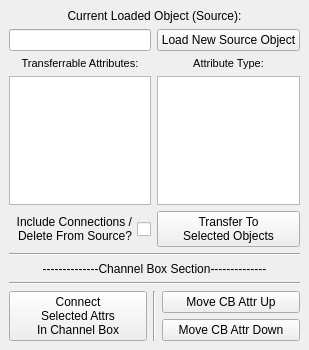
<?xml version="1.0" encoding="UTF-8"?>
<ui version="4.0">
 <class>MainWindow</class>
 <widget class="QMainWindow" name="MainWindow">
  <property name="geometry">
   <rect>
    <x>0</x>
    <y>0</y>
    <width>277</width>
    <height>350</height>
   </rect>
  </property>
  <property name="windowTitle">
   <string>COTU Attr Transfer</string>
  </property>
  <widget class="QWidget" name="centralwidget">
   <layout class="QGridLayout" name="gridLayout">
    <item row="0" column="0" colspan="2">
     <widget class="QLabel" name="label_2">
      <property name="text">
       <string>Current Loaded Object (Source):</string>
      </property>
      <property name="textFormat">
       <enum>Qt::PlainText</enum>
      </property>
      <property name="alignment">
       <set>Qt::AlignCenter</set>
      </property>
     </widget>
    </item>
    <item row="1" column="0">
     <widget class="QLineEdit" name="curSource_lineEdit"/>
    </item>
    <item row="1" column="1">
     <widget class="QPushButton" name="newSource_pushButton">
      <property name="text">
       <string>Load New Source Object</string>
      </property>
     </widget>
    </item>
    <item row="2" column="0">
     <widget class="QLabel" name="label">
      <property name="font">
       <font>
        <pointsize>8</pointsize>
       </font>
      </property>
      <property name="text">
       <string>Transferrable Attributes:</string>
      </property>
      <property name="alignment">
       <set>Qt::AlignCenter</set>
      </property>
     </widget>
    </item>
    <item row="2" column="1">
     <widget class="QLabel" name="label_3">
      <property name="font">
       <font>
        <pointsize>8</pointsize>
       </font>
      </property>
      <property name="text">
       <string>Attribute Type:</string>
      </property>
      <property name="alignment">
       <set>Qt::AlignCenter</set>
      </property>
     </widget>
    </item>
    <item row="3" column="0">
     <widget class="QListWidget" name="attrs_listWidget">
      <property name="toolTip">
       <string>Select specific attributes to transfer, or select nothing to transfer all attributes (default).</string>
      </property>
      <property name="selectionMode">
       <enum>QAbstractItemView::ExtendedSelection</enum>
      </property>
      <property name="sortingEnabled">
       <bool>false</bool>
      </property>
     </widget>
    </item>
    <item row="3" column="1">
     <widget class="QListWidget" name="type_listWidget">
      <property name="focusPolicy">
       <enum>Qt::NoFocus</enum>
      </property>
      <property name="selectionMode">
       <enum>QAbstractItemView::NoSelection</enum>
      </property>
      <property name="sortingEnabled">
       <bool>false</bool>
      </property>
     </widget>
    </item>
    <item row="4" column="0">
     <widget class="QCheckBox" name="delete_checkBox">
      <property name="cursor">
       <cursorShape>ArrowCursor</cursorShape>
      </property>
      <property name="toolTip">
       <string>After transfer, deletes attributes from the source. This will redirect the connections to the newly created attributes.</string>
      </property>
      <property name="statusTip">
       <string/>
      </property>
      <property name="whatsThis">
       <string/>
      </property>
      <property name="layoutDirection">
       <enum>Qt::RightToLeft</enum>
      </property>
      <property name="text">
       <string>Include Connections /
Delete From Source?</string>
      </property>
      <property name="checked">
       <bool>false</bool>
      </property>
     </widget>
    </item>
    <item row="4" column="1">
     <widget class="QPushButton" name="transferAttrs_pushButton">
      <property name="toolTip">
       <string>This will transfer the selected attributes to the selected objects. Selecting multiple objects will create the attributes on all of them.</string>
      </property>
      <property name="text">
       <string>Transfer To 
Selected Objects</string>
      </property>
     </widget>
    </item>
    <item row="5" column="0" colspan="2">
     <widget class="Line" name="line">
      <property name="orientation">
       <enum>Qt::Horizontal</enum>
      </property>
     </widget>
    </item>
    <item row="6" column="0" colspan="2">
     <widget class="QLabel" name="label_4">
      <property name="text">
       <string>--------------Channel Box Section--------------</string>
      </property>
      <property name="textFormat">
       <enum>Qt::PlainText</enum>
      </property>
      <property name="alignment">
       <set>Qt::AlignCenter</set>
      </property>
     </widget>
    </item>
    <item row="7" column="0" colspan="2">
     <widget class="Line" name="line_3">
      <property name="orientation">
       <enum>Qt::Horizontal</enum>
      </property>
     </widget>
    </item>
    <item row="8" column="0" colspan="2">
     <layout class="QHBoxLayout" name="horizontalLayout">
      <item>
       <widget class="QPushButton" name="connectAttrs_pushButton">
        <property name="sizePolicy">
         <sizepolicy hsizetype="Minimum" vsizetype="MinimumExpanding">
          <horstretch>0</horstretch>
          <verstretch>0</verstretch>
         </sizepolicy>
        </property>
        <property name="toolTip">
         <string>This will transfer the selected attributes to the selected objects. Selecting multiple objects will create the attributes on all of them.</string>
        </property>
        <property name="text">
         <string>Connect
Selected Attrs
In Channel Box</string>
        </property>
       </widget>
      </item>
      <item>
       <widget class="Line" name="line_2">
        <property name="orientation">
         <enum>Qt::Vertical</enum>
        </property>
       </widget>
      </item>
      <item>
       <layout class="QVBoxLayout" name="verticalLayout">
        <item>
         <widget class="QPushButton" name="moveUp_pushButton">
          <property name="toolTip">
           <string>This will transfer the selected attributes to the selected objects. Selecting multiple objects will create the attributes on all of them.</string>
          </property>
          <property name="text">
           <string>Move CB Attr Up</string>
          </property>
         </widget>
        </item>
        <item>
         <widget class="QPushButton" name="moveDown_pushButton">
          <property name="toolTip">
           <string>This will transfer the selected attributes to the selected objects. Selecting multiple objects will create the attributes on all of them.</string>
          </property>
          <property name="text">
           <string>Move CB Attr Down</string>
          </property>
         </widget>
        </item>
       </layout>
      </item>
     </layout>
    </item>
   </layout>
  </widget>
 </widget>
 <resources/>
 <connections/>
</ui>
